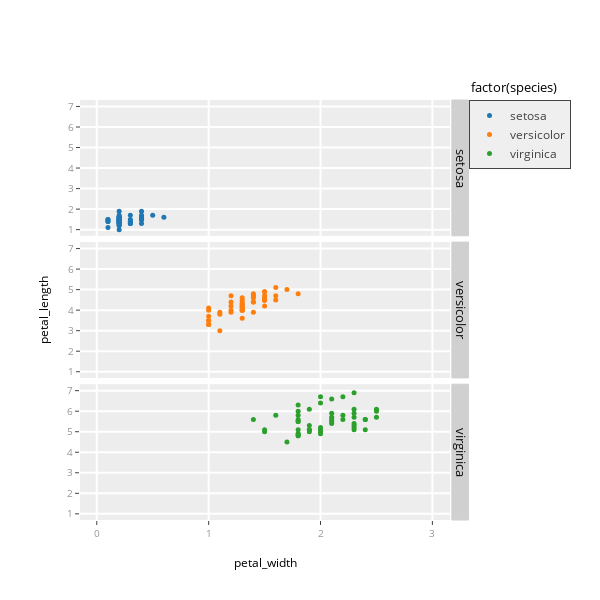

The cell this chart's notebook holds for it:
### Markdown cell above
### Plotly

Plotly offre des options avancées pour les graphiques intéractif.

### Code cell
from plotly.offline import download_plotlyjs, init_notebook_mode, iplot
import plotly.figure_factory as ff
init_notebook_mode(connected=True)

fig = ff.create_facet_grid(
    iris,
    x='petal_width',
    y='petal_length',
    facet_row='species',
    color_name='species',
    ggplot2=True
)
iplot(fig, filename='facet - ggplot2 style')

### Figure 1 — Plotly figure (JSON) as saved in the notebook; plotly's stock layout.template omitted (floating-point values rounded to 4 significant figures)
{"data": [{"marker": {"color": "rgb(31, 119, 180)", "line": {}, "size": 5}, "mode": "markers", "name": "setosa", "type": "scatter", "x": [0.2, 0.2, 0.2, 0.2, 0.2, 0.4, 0.3, 0.2, 0.2, 0.1, 0.2, 0.2, 0.1, 0.1, 0.2, 0.4, 0.4, 0.3, 0.3, 0.3, 0.2, 0.4, 0.2, 0.5, 0.2, 0.2, 0.4, 0.2, 0.2, 0.2, 0.2, 0.4, 0.1, 0.2, 0.2, 0.2, 0.2, 0.1, 0.2, 0.2, 0.3, 0.3, 0.2, 0.6, 0.4, 0.3, 0.2, 0.2, 0.2, 0.2], "xaxis": "x1", "y": [1.4, 1.4, 1.3, 1.5, 1.4, 1.7, 1.4, 1.5, 1.4, 1.5, 1.5, 1.6, 1.4, 1.1, 1.2, 1.5, 1.3, 1.4, 1.7, 1.5, 1.7, 1.5, 1, 1.7, 1.9, 1.6, 1.6, 1.5, 1.4, 1.6, 1.6, 1.5, 1.5, 1.4, 1.5, 1.2, 1.3, 1.4, 1.3, 1.5, 1.3, 1.3, 1.3, 1.6, 1.9, 1.4, 1.6, 1.4, 1.5, 1.4], "yaxis": "y1"}, {"marker": {"color": "rgb(255, 127, 14)", "line": {}, "size": 5}, "mode": "markers", "name": "versicolor", "type": "scatter", "x": [], "xaxis": "x1", "y": [], "yaxis": "y1"}, {"marker": {"color": "rgb(44, 160, 44)", "line": {}, "size": 5}, "mode": "markers", "name": "virginica", "type": "scatter", "x": [], "xaxis": "x1", "y": [], "yaxis": "y1"}, {"marker": {"color": "rgb(31, 119, 180)", "line": {}, "size": 5}, "mode": "markers", "name": "setosa", "type": "scatter", "x": [], "xaxis": "x1", "y": [], "yaxis": "y2"}, {"marker": {"color": "rgb(255, 127, 14)", "line": {}, "size": 5}, "mode": "markers", "name": "versicolor", "type": "scatter", "x": [1.4, 1.5, 1.5, 1.3, 1.5, 1.3, 1.6, 1, 1.3, 1.4, 1, 1.5, 1, 1.4, 1.3, 1.4, 1.5, 1, 1.5, 1.1, 1.8, 1.3, 1.5, 1.2, 1.3, 1.4, 1.4, 1.7, 1.5, 1, 1.1, 1, 1.2, 1.6, 1.5, 1.6, 1.5, 1.3, 1.3, 1.3, 1.2, 1.4, 1.2, 1, 1.3, 1.2, 1.3, 1.3, 1.1, 1.3], "xaxis": "x1", "y": [4.7, 4.5, 4.9, 4, 4.6, 4.5, 4.7, 3.3, 4.6, 3.9, 3.5, 4.2, 4, 4.7, 3.6, 4.4, 4.5, 4.1, 4.5, 3.9, 4.8, 4, 4.9, 4.7, 4.3, 4.4, 4.8, 5, 4.5, 3.5, 3.8, 3.7, 3.9, 5.1, 4.5, 4.5, 4.7, 4.4, 4.1, 4, 4.4, 4.6, 4, 3.3, 4.2, 4.2, 4.2, 4.3, 3, 4.1], "yaxis": "y2"}, {"marker": {"color": "rgb(44, 160, 44)", "line": {}, "size": 5}, "mode": "markers", "name": "virginica", "type": "scatter", "x": [], "xaxis": "x1", "y": [], "yaxis": "y2"}, {"marker": {"color": "rgb(31, 119, 180)", "line": {}, "size": 5}, "mode": "markers", "name": "setosa", "type": "scatter", "x": [], "xaxis": "x1", "y": [], "yaxis": "y3"}, {"marker": {"color": "rgb(255, 127, 14)", "line": {}, "size": 5}, "mode": "markers", "name": "versicolor", "type": "scatter", "x": [], "xaxis": "x1", "y": [], "yaxis": "y3"}, {"marker": {"color": "rgb(44, 160, 44)", "line": {}, "size": 5}, "mode": "markers", "name": "virginica", "type": "scatter", "x": [2.5, 1.9, 2.1, 1.8, 2.2, 2.1, 1.7, 1.8, 1.8, 2.5, 2, 1.9, 2.1, 2, 2.4, 2.3, 1.8, 2.2, 2.3, 1.5, 2.3, 2, 2, 1.8, 2.1, 1.8, 1.8, 1.8, 2.1, 1.6, 1.9, 2, 2.2, 1.5, 1.4, 2.3, 2.4, 1.8, 1.8, 2.1, 2.4, 2.3, 1.9, 2.3, 2.5, 2.3, 1.9, 2, 2.3, 1.8], "xaxis": "x1", "y": [6, 5.1, 5.9, 5.6, 5.8, 6.6, 4.5, 6.3, 5.8, 6.1, 5.1, 5.3, 5.5, 5, 5.1, 5.3, 5.5, 6.7, 6.9, 5, 5.7, 4.9, 6.7, 4.9, 5.7, 6, 4.8, 4.9, 5.6, 5.8, 6.1, 6.4, 5.6, 5.1, 5.6, 6.1, 5.6, 5.5, 4.8, 5.4, 5.6, 5.1, 5.1, 5.9, 5.7, 5.2, 5, 5.2, 5.4, 5.1], "yaxis": "y3"}], "layout": {"annotations": [{"font": {"color": "#0f0f0f", "size": 13}, "showarrow": false, "text": "setosa", "textangle": 90, "x": 1.03, "xanchor": "center", "xref": "paper", "y": 0.8383, "yanchor": "middle", "yref": "paper"}, {"font": {"color": "#0f0f0f", "size": 13}, "showarrow": false, "text": "versicolor", "textangle": 90, "x": 1.03, "xanchor": "center", "xref": "paper", "y": 0.5, "yanchor": "middle", "yref": "paper"}, {"font": {"color": "#0f0f0f", "size": 13}, "showarrow": false, "text": "virginica", "textangle": 90, "x": 1.03, "xanchor": "center", "xref": "paper", "y": 0.1617, "yanchor": "middle", "yref": "paper"}, {"font": {"color": "#000000", "size": 12}, "showarrow": false, "text": "petal_width", "textangle": 0, "x": 0.5, "xanchor": "center", "xref": "paper", "y": -0.1, "yanchor": "middle", "yref": "paper"}, {"font": {"color": "#000000", "size": 12}, "showarrow": false, "text": "petal_length", "textangle": 270, "x": -0.1, "xanchor": "center", "xref": "paper", "y": 0.5, "yanchor": "middle", "yref": "paper"}, {"font": {"color": "#000000", "size": 13}, "showarrow": false, "text": "factor(species)", "textangle": 0, "x": 1.05, "xanchor": "left", "xref": "paper", "y": 1.03, "yanchor": "middle", "yref": "paper"}], "height": 600, "hovermode": "closest", "legend": {"bgcolor": "#efefef", "borderwidth": 1, "x": 1.05, "y": 1, "yanchor": "top"}, "margin": {"r": 150}, "paper_bgcolor": "rgb(255, 255, 255)", "plot_bgcolor": "#ededed", "shapes": [{"fillcolor": "#d0d0d0", "layer": "below", "line": {"color": "#d0d0d0", "width": 1}, "type": "rect", "x0": 1.005, "x1": 1.05, "xref": "paper", "y0": 0.6767, "y1": 1, "yref": "paper"}, {"fillcolor": "#d0d0d0", "layer": "below", "line": {"color": "#d0d0d0", "width": 1}, "type": "rect", "x0": 1.005, "x1": 1.05, "xref": "paper", "y0": 0.3383, "y1": 0.6617, "yref": "paper"}, {"fillcolor": "#d0d0d0", "layer": "below", "line": {"color": "#d0d0d0", "width": 1}, "type": "rect", "x0": 1.005, "x1": 1.05, "xref": "paper", "y0": 0, "y1": 0.3233, "yref": "paper"}], "showlegend": true, "title": "", "width": 600, "xaxis1": {"anchor": "y3", "domain": [0, 1], "dtick": 0, "gridcolor": "#ffffff", "gridwidth": 2, "range": [-0.15, 3.158], "tickfont": {"color": "#969696", "size": 10}, "ticklen": 4, "tickwidth": 1, "zeroline": false}, "yaxis1": {"anchor": "free", "domain": [0.6767, 1], "dtick": 1, "gridcolor": "#ffffff", "gridwidth": 2, "position": 0, "range": [0.7, 7.315], "tickfont": {"color": "#969696", "size": 10}, "ticklen": 4, "tickwidth": 1, "zeroline": false}, "yaxis2": {"anchor": "free", "domain": [0.3383, 0.6617], "dtick": 1, "gridcolor": "#ffffff", "gridwidth": 2, "position": 0, "range": [0.7, 7.315], "tickfont": {"color": "#969696", "size": 10}, "ticklen": 4, "tickwidth": 1, "zeroline": false}, "yaxis3": {"anchor": "x1", "domain": [0, 0.3233], "dtick": 1, "gridcolor": "#ffffff", "gridwidth": 2, "range": [0.7, 7.315], "tickfont": {"color": "#969696", "size": 10}, "ticklen": 4, "tickwidth": 1, "zeroline": false}}}
